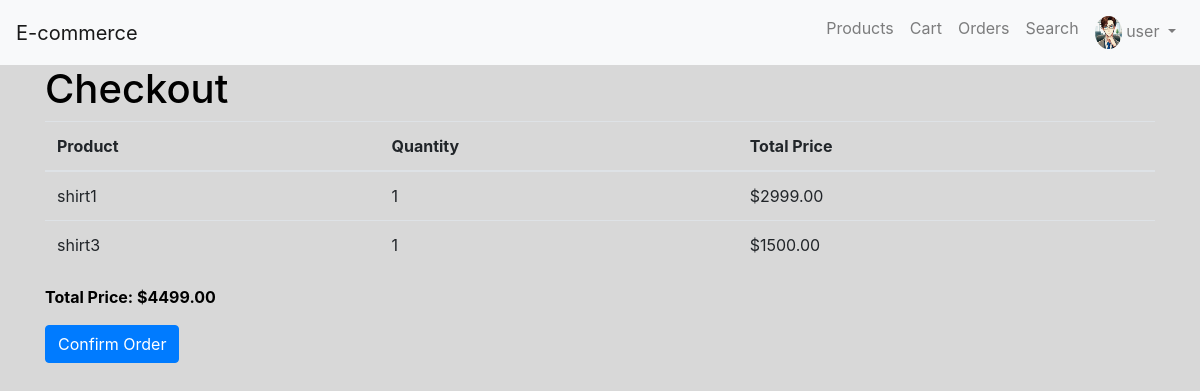
/orders/checkout/ (signed in), run on the app's committed database.
### users/models.py (models this page shows, shortened)
class Profile(models.Model):
    user = models.OneToOneField(User, on_delete=models.CASCADE)
    address = models.CharField(max_length=255, blank=True)
    phone = models.CharField(max_length=20, blank=True)
    image = models.ImageField(default='default.jpg', upload_to='profile_pics')

### products/models.py (models this page shows, shortened)
class Product(models.Model):
    name = models.CharField(max_length=255)
    description = models.TextField()
    price = models.DecimalField(max_digits=10, decimal_places=2)
    category = models.ForeignKey(Category, on_delete=models.CASCADE)
    image = models.ImageField(upload_to='product_images/')

### orders/views.py (the view, shortened to what this page needs)
# urls.py: path('checkout/', views.checkout, name='checkout'),
@login_required(login_url='login')
def checkout(request):
    user = request.user
    cart_items = CartItem.objects.filter(cart__user=user)
    orders = []
    total_price = 0
    for item in cart_items:
        total_price += item.quantity * item.product.price
        orders.append({
            'product': item.product,
            'quantity': item.quantity,
            'total_price': item.quantity * item.product.price
        })
    return render(request, 'orders/checkout.html', {'orders': orders, 'total_price': total_price})

### orders/templates/orders/checkout.html (shortened to what this page needs)
{% extends 'base.html' %}
{% block content %}
<h1>Checkout</h1>
<table class="table">
    <thead>
        <tr>
            <th>Product</th>
            <th>Quantity</th>
            <th>Total Price</th>
        </tr>
    </thead>
    <tbody>
        {% for order in orders %}
            <tr>
                <td>{{ order.product.name }}</td>
                <td>{{ order.quantity }}</td>
                <td>${{ order.total_price }}</td>
            </tr>
        {% endfor %}
    </tbody>
</table>
<p><strong>Total Price: ${{ total_price }}</strong></p>
<form method="post">
    <button type="submit" class="btn btn-primary">Confirm Order</button>
</form>
{% endblock %}

### templates/navbar.html (shortened to what this page needs)
{% load static %}
<nav class="navbar navbar-expand-lg navbar-light bg-light">
    <a class="navbar-brand" href="{% url 'product_list' %}">E-commerce</a>
    <div class="collapse navbar-collapse" id="navbarNav">
        <ul class="navbar-nav ml-auto">
            <li class="nav-item">
                <a class="nav-link" href="{% url 'product_list' %}">Products</a>
            </li>
            <li class="nav-item">
                <a class="nav-link" href="{% url 'view_cart' %}">Cart</a>
            </li>
            <li class="nav-item">
                <a class="nav-link" href="{% url 'order_history' %}">Orders</a>
            </li>
            <li class="nav-item">
                <a class="nav-link" href="{% url 'search' %}">Search</a>
            </li>
            {% if user.is_authenticated %}
                <li class="nav-item dropdown">
                    <a class="nav-link dropdown-toggle" href="#" id="userDropdown" role="button" data-toggle="dropdown" aria-haspopup="true" aria-expanded="false">
                        {% if user.profile.image %}
                            <img src="{{ user.profile.image.url }}" alt="Avatar" class="rounded-circle" width="27" height="33"> {{ user.username }}
                        {% else %}
                            <img src="{% static 'images/default_avatar.png' %}" alt="Avatar" class="rounded-circle" width="30" height="30"> {{ user.username }}
                        {% endif %}
                    </a>
                </li>
            {% endif %}
        </ul>
    </div>
</nav>

### templates/base.html (style rules this page uses)
body { background: #d8d8d8; color: black; }

### data on the page
Product: product.name "shirt1", quantity "1", total_price "2999.00"
Product: product.name "shirt3", quantity "1", total_price "1500.00"

### other printed values
{{ user.username }} "user"
{{ total_price }} "4499.00"
